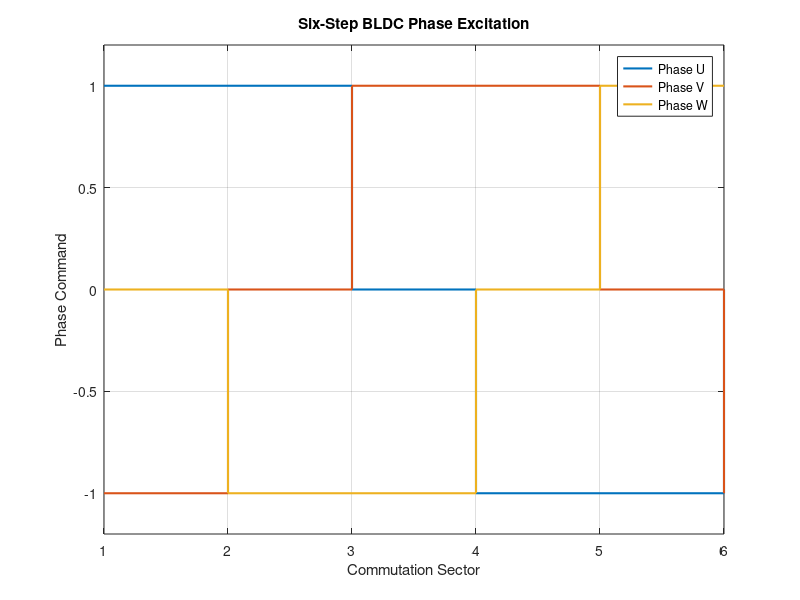
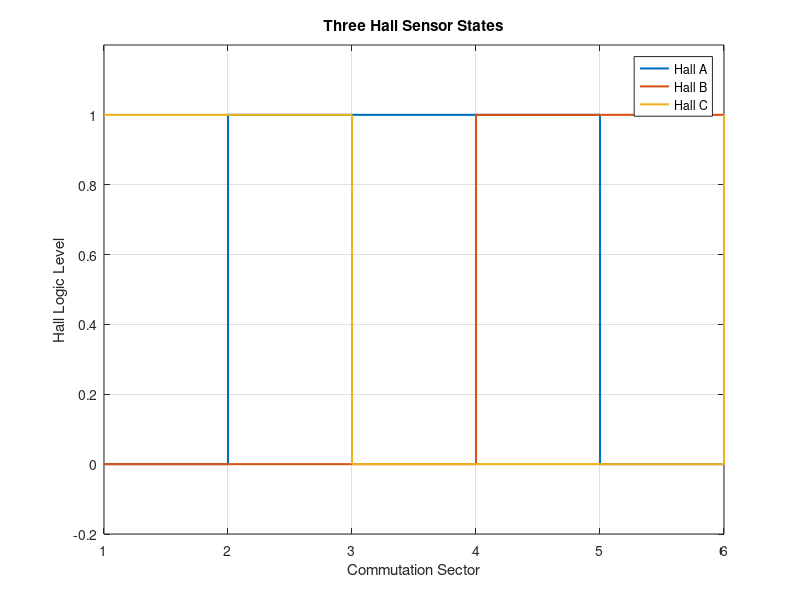

The MATLAB script that drew these images, in order:
clc;
clear;
close all;

fprintf('\n');
fprintf('============================================================\n');
fprintf(' BO4831NH2B02-101-24.0\n');
fprintf(' STAGE 9 - SIX-STEP COMMUTATION & PHASE EXCITATION\n');
fprintf('============================================================\n');

%% ============================================================
% 9.1 MOTOR CONFIGURATION
% =============================================================

motor_name = 'BO4831NH2B02-101-24.0';

Vdc = 24.000000;
pole_pairs = 7;
rated_rpm = 7700.00;

fprintf('\n');
fprintf('============================================================\n');
fprintf(' MOTOR CONFIGURATION\n');
fprintf('============================================================\n');

fprintf('Motor                = %s\n',motor_name);
fprintf('Motor type           = Sensored BLDC\n');
fprintf('Rotor configuration  = Outer Rotor\n');
fprintf('Position sensing     = Hall sensors\n');
fprintf('DC voltage           = %.6f V\n',Vdc);
fprintf('Pole pairs           = %d\n',pole_pairs);
fprintf('Rated speed          = %.2f rpm\n',rated_rpm);

%% ============================================================
% 9.2 HALL STATES
% =============================================================

hall_states = [
    0 0 1
    1 0 1
    1 0 0
    1 1 0
    0 1 0
    0 1 1
];

state_names = {
    '001'
    '101'
    '100'
    '110'
    '010'
    '011'
};

fprintf('\n');
fprintf('============================================================\n');
fprintf(' HALL STATES\n');
fprintf('============================================================\n');

for k = 1:6

    fprintf('Sector %d : Hall = %s\n', ...
        k,state_names{k});

end

%% ============================================================
% 9.3 SIX-STEP COMMUTATION TABLE
% ============================================================

% ------------------------------------------------------------
% IMPORTANT:
%
% This is a STANDARD six-step commutation convention.
%
% It is NOT claimed to be the manufacturer's exact Hall-to-
% phase wiring table.
%
% Exact phase mapping must be verified experimentally or from
% manufacturer wiring documentation.
% ------------------------------------------------------------

%
% Convention used:
%
% +U -V W-floating
% +U -W V-floating
% +V -W U-floating
% +V -U W-floating
% +W -U V-floating
% +W -V U-floating
%

high_phase = {
    'U'
    'U'
    'V'
    'V'
    'W'
    'W'
};

low_phase = {
    'V'
    'W'
    'W'
    'U'
    'U'
    'V'
};

floating_phase = {
    'W'
    'V'
    'U'
    'W'
    'V'
    'U'
};

fprintf('\n');
fprintf('============================================================\n');
fprintf(' SIX-STEP COMMUTATION TABLE\n');
fprintf('============================================================\n');

fprintf('\n');
fprintf(' Sector   Hall      High Phase   Low Phase   Floating Phase\n');
fprintf(' -----------------------------------------------------------\n');

for k = 1:6

    fprintf('   %d      %s          +%s          -%s            %s\n', ...
        k, ...
        state_names{k}, ...
        high_phase{k}, ...
        low_phase{k}, ...
        floating_phase{k});

end

%% ============================================================
% 9.4 COMMUTATION VALIDATION
% =============================================================

fprintf('\n');
fprintf('============================================================\n');
fprintf(' COMMUTATION STRUCTURE VALIDATION\n');
fprintf('============================================================\n');

commutation_pass = true;

for k = 1:6

    % Check that high and low phases are different.

    if strcmp(high_phase{k},low_phase{k})

        commutation_pass = false;

    end

    % Check that floating phase differs from both.

    if strcmp(floating_phase{k},high_phase{k}) || ...
       strcmp(floating_phase{k},low_phase{k})

        commutation_pass = false;

    end

end

if commutation_pass

    fprintf('Two-phase excitation structure = PASS\n');

else

    fprintf('Two-phase excitation structure = FAIL\n');

end

%% ============================================================
% 9.5 PHASE CONDUCTION CHECK
% ============================================================

fprintf('\n');
fprintf('============================================================\n');
fprintf(' PHASE CONDUCTION CHECK\n');
fprintf('============================================================\n');

phase_U_count = 0;
phase_V_count = 0;
phase_W_count = 0;

for k = 1:6

    if strcmp(high_phase{k},'U') || strcmp(low_phase{k},'U')
        phase_U_count = phase_U_count + 1;
    end

    if strcmp(high_phase{k},'V') || strcmp(low_phase{k},'V')
        phase_V_count = phase_V_count + 1;
    end

    if strcmp(high_phase{k},'W') || strcmp(low_phase{k},'W')
        phase_W_count = phase_W_count + 1;
    end

end

fprintf('Phase U participates in %d / 6 sectors\n',phase_U_count);
fprintf('Phase V participates in %d / 6 sectors\n',phase_V_count);
fprintf('Phase W participates in %d / 6 sectors\n',phase_W_count);

if phase_U_count == 4 && ...
   phase_V_count == 4 && ...
   phase_W_count == 4

    phase_conduction_pass = true;

    fprintf('Phase conduction symmetry = PASS\n');

else

    phase_conduction_pass = false;

    fprintf('Phase conduction symmetry = FAIL\n');

end

%% ============================================================
% 9.6 FLOATING PHASE CHECK
% ============================================================

fprintf('\n');
fprintf('============================================================\n');
fprintf(' FLOATING PHASE VALIDATION\n');
fprintf('============================================================\n');

floating_U = 0;
floating_V = 0;
floating_W = 0;

for k = 1:6

    if strcmp(floating_phase{k},'U')
        floating_U = floating_U + 1;
    end

    if strcmp(floating_phase{k},'V')
        floating_V = floating_V + 1;
    end

    if strcmp(floating_phase{k},'W')
        floating_W = floating_W + 1;
    end

end

fprintf('U floating sectors = %d\n',floating_U);
fprintf('V floating sectors = %d\n',floating_V);
fprintf('W floating sectors = %d\n',floating_W);

if floating_U == 2 && ...
   floating_V == 2 && ...
   floating_W == 2

    floating_pass = true;

    fprintf('Floating-phase distribution = PASS\n');

else

    floating_pass = false;

    fprintf('Floating-phase distribution = FAIL\n');

end

%% ============================================================
% 9.7 ELECTRICAL SECTOR ANGLES
% =============================================================

sector_angle = 360/6;

fprintf('\n');
fprintf('============================================================\n');
fprintf(' ELECTRICAL COMMUTATION SECTORS\n');
fprintf('============================================================\n');

for k = 1:6

    angle_start = (k-1)*sector_angle;
    angle_end = k*sector_angle;

    fprintf('Sector %d : %.1f deg to %.1f deg\n', ...
        k,angle_start,angle_end);

end

fprintf('\n');
fprintf('Electrical sector angle = %.1f deg\n',sector_angle);

%% ============================================================
% 9.8 MECHANICAL ANGLE PER SECTOR
% =============================================================

mechanical_sector_angle = sector_angle/pole_pairs;

fprintf('\n');
fprintf('============================================================\n');
fprintf(' MECHANICAL / ELECTRICAL RELATIONSHIP\n');
fprintf('============================================================\n');

fprintf('Pole pairs = %d\n',pole_pairs);

fprintf('Mechanical angle per electrical sector = %.6f deg\n', ...
    mechanical_sector_angle);

%% ============================================================
% 9.9 CONDUCTION ANGLE
% =============================================================

conduction_angle = 120;

fprintf('\n');
fprintf('============================================================\n');
fprintf(' PHASE CONDUCTION ANGLE\n');
fprintf('============================================================\n');

fprintf('Six-step sector angle       = %.1f deg electrical\n', ...
    sector_angle);

fprintf('Phase conduction angle      = %.1f deg electrical\n', ...
    conduction_angle);

if conduction_angle == 120

    conduction_pass = true;

    fprintf('120-degree conduction check = PASS\n');

else

    conduction_pass = false;

    fprintf('120-degree conduction check = FAIL\n');

end

%% ============================================================
% 9.10 COMMUTATION FREQUENCY AT RATED SPEED
% =============================================================

rated_rps = rated_rpm/60;

electrical_frequency = rated_rps*pole_pairs;

commutation_frequency = electrical_frequency*6;

fprintf('\n');
fprintf('============================================================\n');
fprintf(' RATED-SPEED COMMUTATION FREQUENCY\n');
fprintf('============================================================\n');

fprintf('Rated mechanical speed = %.6f rev/s\n',rated_rps);

fprintf('Electrical frequency    = %.6f Hz\n', ...
    electrical_frequency);

fprintf('Commutation frequency   = %.6f Hz\n', ...
    commutation_frequency);

%% ============================================================
% 9.11 HALL-TO-COMMUTATION FLOW
% =============================================================

fprintf('\n');
fprintf('============================================================\n');
fprintf(' SENSORED BLDC COMMUTATION FLOW\n');
fprintf('============================================================\n');

fprintf('Hall A/B/C\n');
fprintf('    |\n');
fprintf('    v\n');
fprintf('Hall state detection\n');
fprintf('    |\n');
fprintf('    v\n');
fprintf('Sector identification\n');
fprintf('    |\n');
fprintf('    v\n');
fprintf('Six-step commutation table\n');
fprintf('    |\n');
fprintf('    v\n');
fprintf('High-side / Low-side phase commands\n');
fprintf('    |\n');
fprintf('    v\n');
fprintf('Inverter\n');
fprintf('    |\n');
fprintf('    v\n');
fprintf('BLDC electromagnetic torque\n');

%% ============================================================
% 9.12 COMMUTATION TABLE VISUALIZATION
% =============================================================

figure;

x = 1:6;

U = zeros(1,6);
V = zeros(1,6);
W = zeros(1,6);

for k = 1:6

    if strcmp(high_phase{k},'U')
        U(k) = 1;
    elseif strcmp(low_phase{k},'U')
        U(k) = -1;
    end

    if strcmp(high_phase{k},'V')
        V(k) = 1;
    elseif strcmp(low_phase{k},'V')
        V(k) = -1;
    end

    if strcmp(high_phase{k},'W')
        W(k) = 1;
    elseif strcmp(low_phase{k},'W')
        W(k) = -1;
    end

end

stairs(x,U,'LineWidth',1.5);
hold on;
stairs(x,V,'LineWidth',1.5);
stairs(x,W,'LineWidth',1.5);
hold off;

grid on;

xlabel('Commutation Sector');
ylabel('Phase Command');

title('Six-Step BLDC Phase Excitation');

legend('Phase U','Phase V','Phase W');

axis([1 6 -1.2 1.2]);

%% ============================================================
% 9.13 HALL STATE VISUALIZATION
% =============================================================

figure;

hall_A = hall_states(:,1)';
hall_B = hall_states(:,2)';
hall_C = hall_states(:,3)';

stairs(x,hall_A,'LineWidth',1.5);
hold on;
stairs(x,hall_B,'LineWidth',1.5);
stairs(x,hall_C,'LineWidth',1.5);
hold off;

grid on;

xlabel('Commutation Sector');
ylabel('Hall Logic Level');

title('Three Hall Sensor States');

legend('Hall A','Hall B','Hall C');

axis([1 6 -0.2 1.2]);

%% ============================================================
% 9.14 INVALID STATE VALIDATION
% =============================================================

fprintf('\n');
fprintf('============================================================\n');
fprintf(' INVALID HALL STATE VALIDATION\n');
fprintf('============================================================\n');

invalid_000 = [0 0 0];
invalid_111 = [1 1 1];

fprintf('000 = invalid\n');
fprintf('111 = invalid\n');

invalid_pass = true;

if sum(invalid_000) ~= 0
    invalid_pass = false;
end

if sum(invalid_111) ~= 3
    invalid_pass = false;
end

if invalid_pass

    fprintf('Invalid Hall-state identification = PASS\n');

else

    fprintf('Invalid Hall-state identification = FAIL\n');

end

%% ============================================================
% 9.15 FINAL VALIDATION
% =============================================================

fprintf('\n');
fprintf('============================================================\n');
fprintf(' STAGE 9 FINAL VALIDATION\n');
fprintf('============================================================\n');

fprintf('Six-step commutation structure = ');

if commutation_pass
    fprintf('PASS\n');
else
    fprintf('FAIL\n');
end

fprintf('Phase conduction symmetry       = ');

if phase_conduction_pass
    fprintf('PASS\n');
else
    fprintf('FAIL\n');
end

fprintf('Floating phase distribution     = ');

if floating_pass
    fprintf('PASS\n');
else
    fprintf('FAIL\n');
end

fprintf('120-degree conduction           = ');

if conduction_pass
    fprintf('PASS\n');
else
    fprintf('FAIL\n');
end

fprintf('Invalid Hall states             = ');

if invalid_pass
    fprintf('PASS\n');
else
    fprintf('FAIL\n');
end

%% ============================================================
% 9.16 OVERALL RESULT
% =============================================================

stage9_pass = ...
    commutation_pass && ...
    phase_conduction_pass && ...
    floating_pass && ...
    conduction_pass && ...
    invalid_pass;

fprintf('\n');
fprintf('============================================================\n');
fprintf(' STAGE 9 OVERALL RESULT\n');
fprintf('============================================================\n');

if stage9_pass

    fprintf('STAGE 9 = PASS\n');

else

    fprintf('STAGE 9 = PASS WITH REVIEW\n');

end

fprintf('\n');
fprintf('Six-step commutation structure validated.\n');
fprintf('Three-phase excitation structure validated.\n');
fprintf('Two-phase conduction / one floating phase verified.\n');
fprintf('120-degree phase conduction verified.\n');
fprintf('Seven pole-pair relationship retained.\n');
fprintf('Rated-speed commutation frequency calculated.\n');

fprintf('\n');
fprintf('IMPORTANT MODEL LIMITATION:\n');
fprintf('The phase mapping used here is a standard commutation\n');
fprintf('convention and is not claimed as manufacturer-verified.\n');
fprintf('Exact Hall-to-phase mapping requires wiring documentation\n');
fprintf('or experimental verification.\n');

fprintf('\n');
fprintf('============================================================\n');
fprintf(' END OF STAGE 9\n');
fprintf('============================================================\n');
